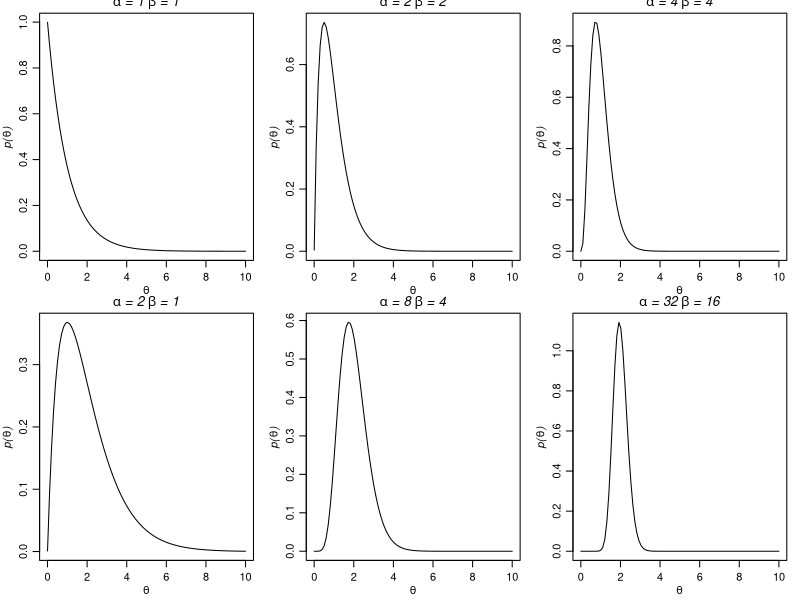

Generate this figure with R:
# Simulate different gamma densities 
par(mar=c(3,3,1,1),mgp=c(1.75,.75,0))
par(mfrow=c(2,3))

a<-1 ; b<-1
x<-seq(.001,10,length=100)
plot(x, dgamma(x,a,b),type="l",
     xlab=expression(theta), ylab=expression(italic(paste("p(",theta,")",sep=""))))
mtext(expression(italic(paste(alpha," = 1 ",beta," = 1",sep=""))),side=3,line=.12,cex=.8)

a<-2 ; b<-2
x<-seq(.001,10,length=100)
plot(x, dgamma(x,a,b),type="l",
     xlab=expression(theta), ylab=expression(italic(paste("p(",theta,")",sep=""))))
mtext(expression(italic(paste(alpha," = 2 ",beta," = 2",sep=""))),side=3,line=.12,cex=.8)

a<-4 ; b<-4
x<-seq(.001,10,length=100)
plot(x, dgamma(x,a,b),type="l",
     xlab=expression(theta), ylab=expression(italic(paste("p(",theta,")",sep=""))))
mtext(expression(italic(paste(alpha," = 4 ",beta," = 4",sep=""))),side=3,line=.12,cex=.8)

a<-2 ; b<-1
x<-seq(.001,10,length=100)
plot(x, dgamma(x,a,b),type="l",
     xlab=expression(theta), ylab=expression(italic(paste("p(",theta,")",sep=""))))
mtext(expression(italic(paste(alpha," = 2 ",beta," = 1",sep=""))),side=3,line=.12,cex=.8)

a<-8 ; b<-4
x<-seq(.001,10,length=100)
plot(x, dgamma(x,a,b),type="l",
     xlab=expression(theta), ylab=expression(italic(paste("p(",theta,")",sep=""))))
mtext(expression(italic(paste(alpha," = 8 ",beta," = 4",sep=""))),side=3,line=.12,cex=.8)

a<-32 ; b<-16
x<-seq(.001,10,length=100)
plot(x, dgamma(x,a,b),type="l",
     xlab=expression(theta), ylab=expression(italic(paste("p(",theta,")",sep=""))))
mtext(expression(italic(paste(alpha," = 32 ",beta," = 16",sep=""))),side=3,line=.12,cex=.8)
